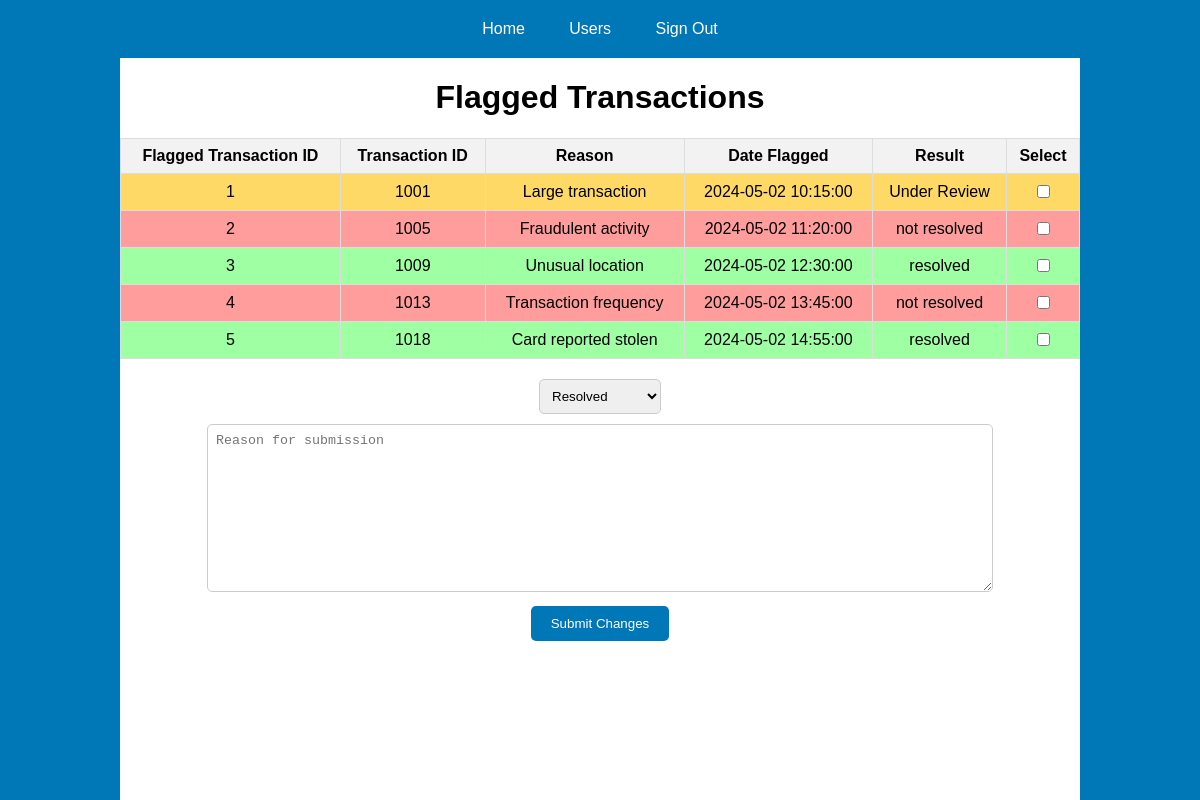
/admin-homepage.php, run on an earlier commit of the app's database.
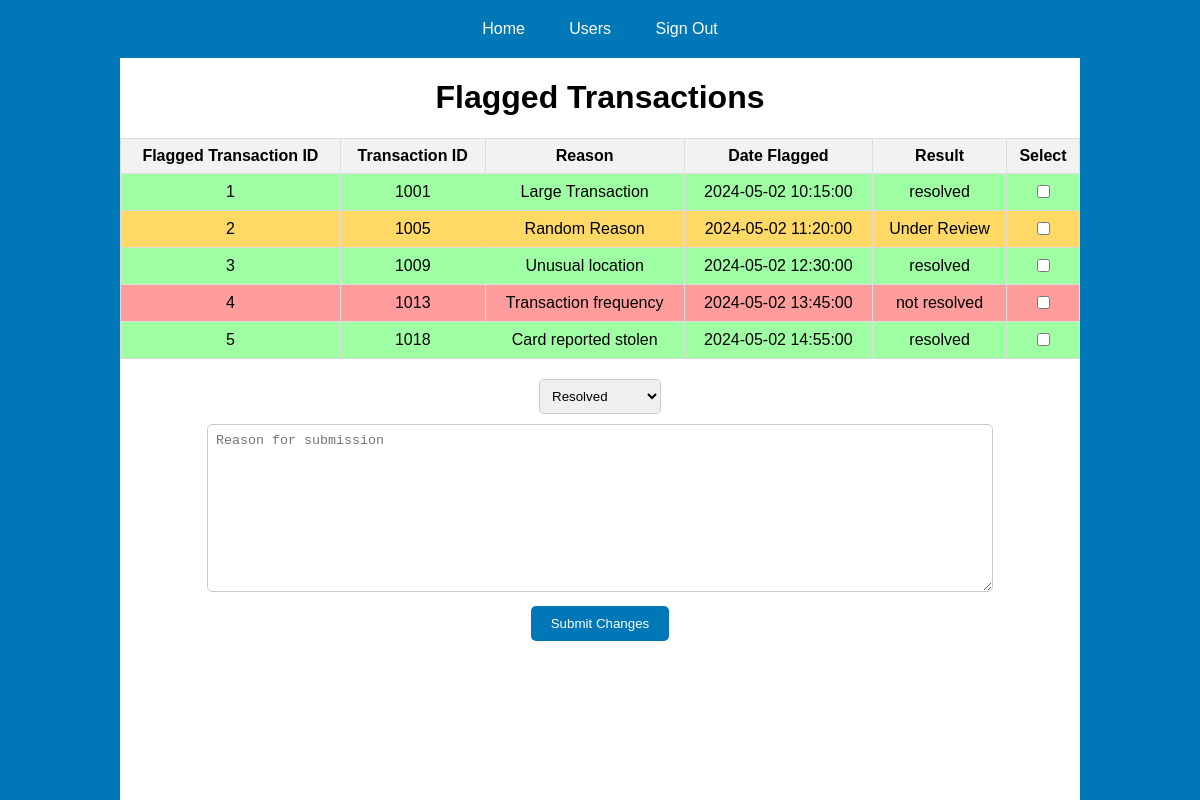
And on a later commit of the database.
### tables this page shows
CREATE TABLE "Flagged_transaction" (
	"flagged_transaction_id"	INTEGER,
	"transaction_id"	INTEGER NOT NULL,
	"reason"	VARCHAR(255),
	"date_flagged"	DATE,
	"result"	INTEGER,
	PRIMARY KEY("flagged_transaction_id")
);

### admin-homepage.php (the view, shortened to what this page needs)
<!DOCTYPE html>
<html lang="en">
<head>
    <link rel="stylesheet" href="styles.css">
</head>
<body>
    <header>
        <nav>
            <ul>
                <li><a href="admin-homepage.php">Home</a></li>
                <li><a href="admin-suspension.php">Users</a></li>
                <li><a href="admin-logout.php">Sign Out</a></li>
            </ul>
        </nav>
    </header>
    <div class="left-background"></div>
    <div class="right-background"></div>
    <div class="title-container">
        <h1>Flagged Transactions</h1>
    </div>
    <div class="table-container">
        <form method="post" action="<?php echo htmlspecialchars($_SERVER["PHP_SELF"]); ?>">
            <table>
                <thead>
                    <tr>
                        <th>Flagged Transaction ID</th>
                        <th>Transaction ID</th>
                        <th>Reason</th>
                        <th>Date Flagged</th>
                        <th>Result</th>
                        <th>Select</th>
                    </tr>
                </thead>
                <tbody>
                    <?php
                    $db = new PDO("sqlite:C:/xampp\htdocs\Currency-Transfer-Application\Currency_Database.db");
                    $db->setAttribute(PDO::ATTR_ERRMODE, PDO::ERRMODE_EXCEPTION);
                    $sql = "SELECT flagged_transaction_id, transaction_id, reason, date_flagged, result FROM flagged_transaction";
                    $stmt = $db->query($sql);
                    while ($row = $stmt->fetch(PDO::FETCH_ASSOC)) {
                        $highlightClass = '';
                        $resultText = '';
                        switch ($row['result']) {
                            case 1:
                                $highlightClass = 'highlight-green';
                                $resultText = 'resolved';
                                break;
                            case 0:
                                $highlightClass = 'highlight-red';
                                $resultText = 'not resolved';
                                break;
                            case 3:
                                $highlightClass = 'highlight-orange';
                                $resultText = 'Under Review';
                                break;
                        }
                        echo "<tr class='$highlightClass'>";
                        echo "<td>{$row['flagged_transaction_id']}</td>";
                        echo "<td>{$row['transaction_id']}</td>";
                        echo "<td>{$row['reason']}</td>";
                        echo "<td>{$row['date_flagged']}</td>";
                        echo "<td>$resultText</td>";
                        echo "<td><input type='checkbox' name='selected_transactions[]' value='{$row['flagged_transaction_id']}'></td>";
                        echo "</tr>";
                    }
                    ?>
                </tbody>
            </table>
            <div class="submit-container">
                <select name="new_result">
                    <option value="1">Resolved</option>
                </select>
                <br>
                <textarea name="reason" placeholder="Reason for submission"></textarea>
                <br>
                <input type="submit" name="submit_changes" value="Submit Changes">
            </div>
        </form>
    </div>
</body>
</html>

What changed in the data, as far as the page shows it:
changed flagged_transaction id 1: reason "Large transaction" → "Large Transaction"; result "Under Review" → "resolved"
changed flagged_transaction id 2: reason "Fraudulent activity" → "Random Reason"; result "not resolved" → "Under Review"
